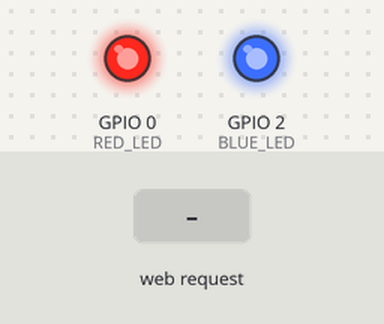
Simulated run of this sketch. Board: ESP8266 (NodeMCU). On the bench: output pins drawn as LEDs (lit = HIGH). Dashed ring = blinking. The inputs (shaded band) are chosen by the test bench. WiFi joins after 1.5 s; servers stay silent unless stated; what the sketch prints to the serial monitor is not drawn.

Above: at 2.8 s.
2.9 s: HTTP request GET /led/2 received
At 4.3 s:
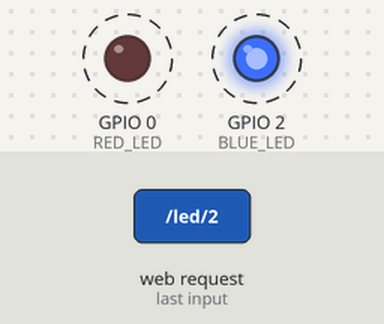
5.9 s: HTTP request GET /led/0 received
8.9 s: HTTP request GET /led/1 received
At 9.6 s:
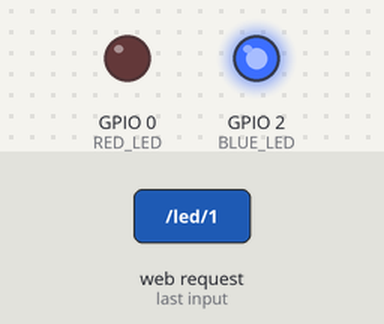
Timing chart, 0 to 11.9 s (numbered marks = the images above; inputs shaded):
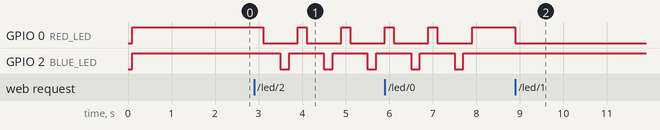

The sketch:

controlLedWeb.ino
```cpp
//Tevin Tuan Vu

#include <ESP8266WiFi.h>


const char* ssid = "YourWiFiName";
const char* password = "YourWiFiPassword";


String ButtonWebPage;

WiFiServer server(80);

#define RED_LED 0   //red light led on ESP8266
#define BLUE_LED 2    //blue light led on ESP8266


void setup() {
  Serial.begin(115200);
  delay(100);

  pinMode(RED_LED, OUTPUT);
  digitalWrite(RED_LED, HIGH);

  pinMode(BLUE_LED, OUTPUT);
  digitalWrite(BLUE_LED, HIGH);

  //HTML Page
  ButtonWebPage = "<!DOCTYPE HTML><html>";
  ButtonWebPage += "<h1>Adafruit Huzzah ESP8266 LED Web Server</h1><p>RED LED <a href=\"led/1\"><button>ON</button></a>&nbsp;<a href=\"led/0\"><button>OFF</button></a></p>";
  ButtonWebPage += "<p>BLINK LED<a href=\"led/2\"><button>BLINK</button></a></p>";
  ButtonWebPage += "</html>";

  // Connect to WiFi network
  Serial.println();
  Serial.println();
  Serial.print("Connecting to ");
  Serial.println(ssid);

  WiFi.begin(ssid, password);

  while (WiFi.status() != WL_CONNECTED) {
    delay(500);
    Serial.print(".");
  }
  Serial.println("");
  Serial.println("WiFi connected");

  // Start the server
  server.begin();
  Serial.println("Server started");

  // Print the IP address so we can use it to open in web browser
  Serial.print("Use this URL to connect: ");
  Serial.print("http://");
  Serial.print(WiFi.localIP());
  Serial.println("/");

}

// Main loop to use turn on, turn off red led and/or blink red and blue led
void loop() {
  // Check if a client has connected
  WiFiClient client = server.available();
  if (!client) {
    return;
  }

  // Read the first line of the request
  String req = client.readStringUntil('\r');
  Serial.println(req);
  client.flush();

  // Match the request
  int val = -1; // We'll use 'val' to keep track of both the
  // request type (read/set) and value if set.
  if (req.indexOf("/led/0") != -1)
    val = 0; // Will write LED high
  else if (req.indexOf("/led/1") != -1)
    val = 1; // Will write LED low
  else if (req.indexOf("/led/2") !=-1)
    val = 2; //will blink the red and blue led


  // set the LED

  if (val == 0)
  {
    digitalWrite(RED_LED, HIGH);   // High means off with RED LED
    delay(100);
  }
  else if (val == 2)    //blinking red and blue ---fun parts----
  {
    int count = 5;
    while(count != 0)
    {
    digitalWrite(RED_LED, HIGH);
    delay(200);
    digitalWrite(RED_LED, LOW);
    delay(200);
    digitalWrite(BLUE_LED, HIGH);
    delay(200);
    digitalWrite(BLUE_LED, LOW);
    delay(200);
    digitalWrite(BLUE_LED, HIGH);
    delay(200);
    --count;
    }
  }
  else if (val == 1)
  {
    digitalWrite(RED_LED, LOW);   // LOW means oN with RED LED
    delay(10000);

  }
  else
    {
      digitalWrite(RED_LED, HIGH);
      delay(100);
    }


  buildButtonWebPage(client);


  delay(1);
  Serial.println("Client disonnected");
  Serial.println("");

}

void buildButtonWebPage(WiFiClient client)
{
  // Return the response
  client.println("HTTP/1.1 200 OK");
  client.println("Content-Type: text/html");
  client.println(""); //  do not forget this one
  client.println(ButtonWebPage);

}
```

Measured:
- after the input at 2.9 s, GPIO 0 (RED_LED): alternates HIGH for 0.20 s and LOW for 0.80 s, starting after 0.20 s; GPIO 2 (BLUE_LED): alternates HIGH for 0.80 s and LOW for 0.20 s, starting after 0.60 s
- after the input at 8.9 s, GPIO 0 (RED_LED): HIGH → LOW at once
